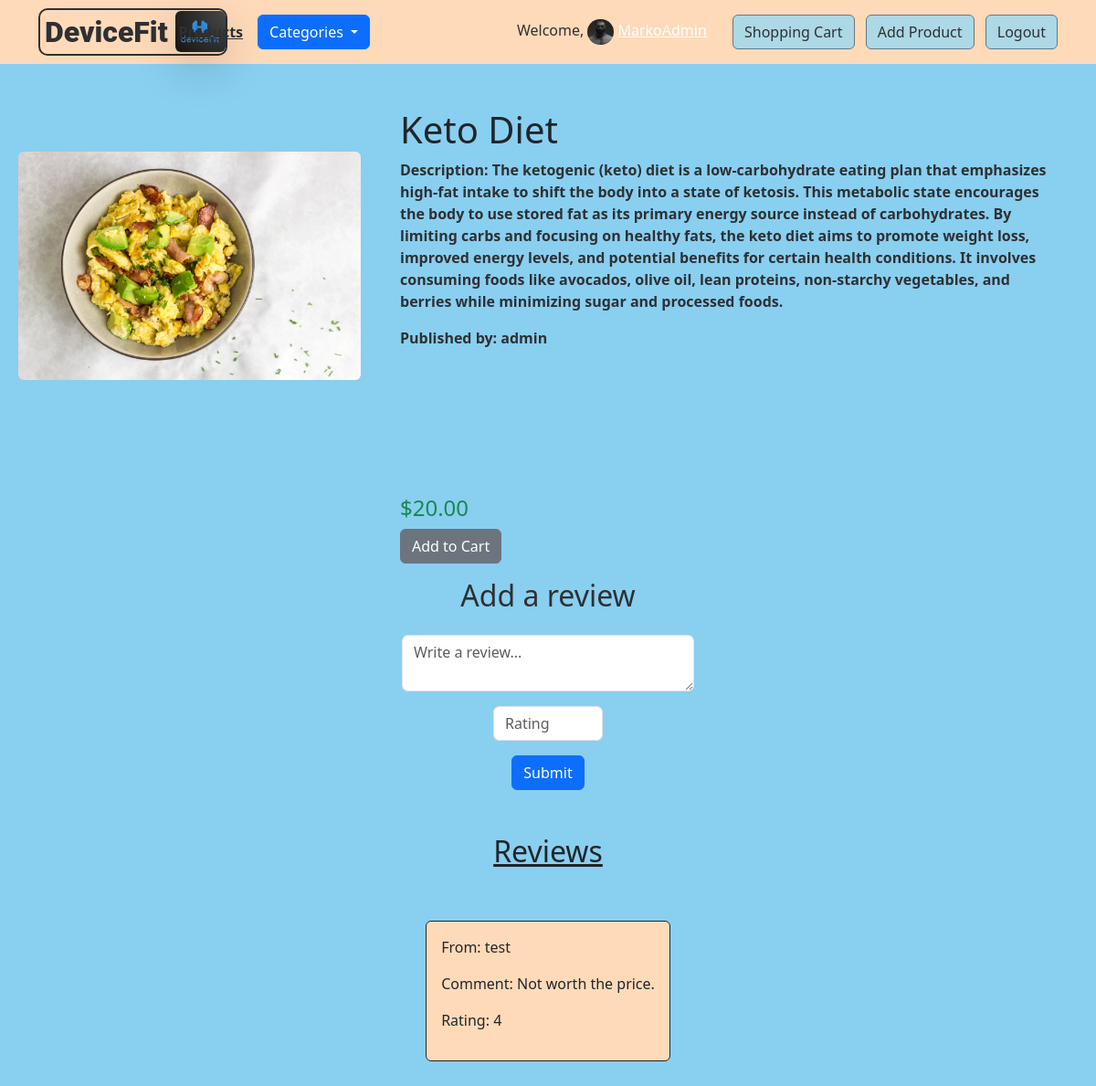
The app's page /product/keto-diet (signed in) with its own data.
### app/models.py (models this page shows, shortened)
class UserInformation(models.Model):
    user = models.OneToOneField(to=User, on_delete=models.CASCADE)
    nickname = models.CharField(max_length=255)
    address = models.CharField(max_length=255)
    phone_number = models.CharField(max_length=255)
    email = models.EmailField(max_length=255)
    avatar = models.ImageField(upload_to="avatars/")
    class Meta:
        verbose_name_plural = "User's information"

class Product(models.Model):
    name = models.CharField(max_length=255)
    description = models.TextField()
    price = models.DecimalField(
        max_digits=10, decimal_places=2, validators=[MinValueValidator(0.01)]
    )
    image = models.ImageField(upload_to="products/")
    category = models.ForeignKey(to=Category, on_delete=models.CASCADE)
    user = models.ForeignKey(to=User, on_delete=models.CASCADE)
    created_at = models.DateTimeField(auto_now_add=True)
    updated_at = models.DateTimeField(auto_now=True)
    slug = models.SlugField(unique=True, blank=True, default="")
    class Meta:
        unique_together = ["user", "slug"]

class Review(models.Model):
    user = models.ForeignKey(to=User, on_delete=models.CASCADE)
    product = models.ForeignKey(to=Product, on_delete=models.CASCADE)
    text = models.TextField()
    rating = models.IntegerField(
        validators=[MinValueValidator(1), MaxValueValidator(10)]
    )
    created_at = models.DateTimeField(auto_now_add=True)
    updated_at = models.DateTimeField(auto_now=True)

### app/views.py (the view)
# urls.py: path("product/<str:slug>", views.product, name="product"),
def product(request: HttpRequest, slug: str) -> HttpResponse:
    context = {
        "categories": get_categories(),
        "info": get_user_info(request),
        "product": models.Product.objects.get(slug=slug),
        "reviews": models.Review.objects.filter(product__slug=slug),
    }
    return render(request, "product_view.html", context)

### app/views.py (called while the page is built)
def get_categories() -> list[models.Category]:
    return list(models.Category.objects.all())

def get_user_info(request: HttpRequest) -> models.UserInformation | None:
    if not request.user.is_authenticated:
        return None
    try:
        return models.UserInformation.objects.get(user=request.user)  # type: ignore
    except models.UserInformation.DoesNotExist:
        return None

### app/templates/product_view.html (shortened to what this page needs)
{% extends 'base.html' %} {% block content %}
<div class="d-flex mt-5">
    <div class="m-5" style="height: 250px; width: 300px;">
        <img
            src="{{ product.image.url }}"
            alt="{{ product.name }}"
            class=" rounded "
            style="height: 100%; margin-left: -70px;"
        />
    </div>
    <div>
        <div class="mb-5 pb-5">
            <h1>{{ product.name }}</h1>
            <p class="fw-bold bg-darkGray">Description: {{ product.description }}</p>
            <p class="fw-bold bg-darkGray">Published by: {{ product.user.username }}</p>
        </div>
        <div class="pt-5 mt-5">
            <div class="d-flex justify-content-between">
                <h4 class="text-success">${{ product.price }}</h4>
            </div>
            <button
                id="{{ product.slug }}"
                class="btn btn-secondary rounded add-to-cart"
                data-bs-toggle="tooltip"
                data-bs-trigger="manual"
                data-bs-placement="top"
                data-bs-title="Added to cart!"
                data-bs-target="#added-to-cart"
                type="button"
            >
                {% if not user.is_authenticated %} Login to Add to Cart {% else %}
                Add to Cart
                {% endif %}
            </button>
        </div>
    </div>
</div>
<div
    class="text-center d-flex flex-column justify-content-center align-items-center gap-3"
>
    <h2 class="mt-3 bg-darkGray">Add a review</h2>
    <textarea
        class="form-control comment"
        style="width: 20rem"
        class="mb-5"
        placeholder="Write a review..."
    ></textarea>
    <input
        class="form-control rating"
        name="rating"
        type="number"
        min="1"
        max="10"
        style="width: 7.5rem"
        placeholder="Rating"
    />
    <button
        id="{{ product.slug }}"
        type="button"
        class="btn btn-primary add-review"
    >
        Submit
    </button>
</div>
<div
    class="text-center d-flex flex-column justify-content-center align-items-center gap-5 my-5"
>
    <h2 class="text-center text-decoration-underline">Reviews</h2>
     {% for review in reviews %}
    <div class="text-start rounded p-3 border border-dark bg-peach">
        <p>From: {{ review.user.username }}</p>
        <p>Comment: {{ review.text }}</p>
        <p>Rating: {{ review.rating }}</p>
    </div>
    {% endfor %}
</div>
{% endblock %}

### app/templates/account.html
<span class="navbar-text">
    {% if user.is_authenticated %}
    <span class="bg-darkGray">Welcome, </span>
    <img
        src="{{ info.avatar.url }}"
        alt="Avatar"
        class="rounded-circle"
        style="width: 1.8rem; height: 1.8rem"
    />
    <a href="/profile" class="me-3 bg-darkGray">{{ info.nickname }}</a>
    <a href="/cart" class="text-decoration-none">
        <button type="button" class="btn btn-secondary ms-2 bg-lightBlue bg-darkGray">Shopping Cart</button>
    </a>
    <a href="/admin/app/product/add/" class="text-decoration-none">
        <button type="button" class="btn btn-secondary ms-2 bg-darkGray bg-lightBlue">
            Add Product
        </button>
    </a>
    <a href="/logout/?next=/">
    <button type="button" class="btn btn-secondary ms-2 bg-lightBlue bg-darkGray">
        Logout
    </button></a>
    {% else %}
    <a href="/login/?next=/">
    <button type="button" class="btn btn-secondary bg-lightBlue bg-darkGray">
        Login
    </button>
    </a>
    {% endif %}
</span>

### app/templates/base.html (style rules this page uses)
body { background-color: #89cff0; background-image: url("https://www.transparenttextures.com/patterns/connected.png"); }
.bg-peach { background-color: #FFDAB9; }
.bg-lightBlue { background-color: #ADD8E6; }
.bg-darkGray { color: #2E3033; }

### records on screen
UserInformation: avatar (picture), nickname "MarkoAdmin"
Product: image (picture), name "Keto Diet", description "The ketogenic (keto) diet is a low-carbohydrate eating plan that emphasizes high-fat intake to shift the body into a state of ketosis. This metabolic state encourages the body to use stored fat as its primary energy source instead of carbohydrates. By limiting carbs and focusing on healthy fats, the keto diet aims to promote weight loss, improved energy levels, and potential benefits for certain health conditions. It involves consuming foods like avocados, olive oil, lean proteins, non-starchy vegetables, and berries while minimizing sugar and processed foods.", user.username "admin", price "20.00"
Review: user.username "test", text "Not worth the price.", rating "4"
